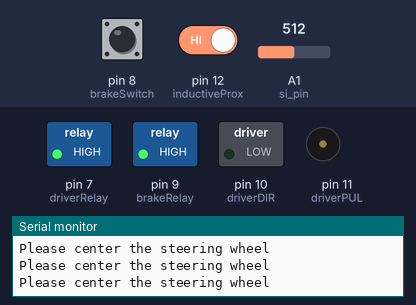
Recording of a program running on a simulated Arduino Mega 2560, built with avr-gcc and run on an emulated ATmega2560. On the bench: switched loads named in the program (green lamp = pin HIGH), buzzer (waves = sounding), the last lines printed to the serial monitor. The test bench sets the inputs (shaded band); at power-on: pin 12 (inductiveProx) HIGH, A1 (si_pin) = 512, pin 8 (brakeSwitch) LOW. Pins used as bus, display or sensor lines are not drawn.

Above: at 1.2 s.
1.3 s: pin 12 (inductiveProx) driven LOW
At 2.5 s:
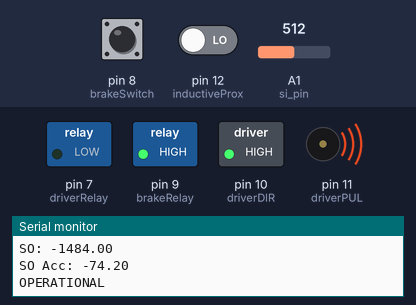
2.8 s: A1 (si_pin) set to 290
At 3.2 s:
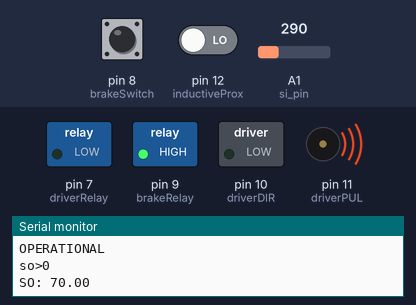
4.3 s: pin 8 (brakeSwitch) pulled HIGH for 0.15 s
At 5.0 s:
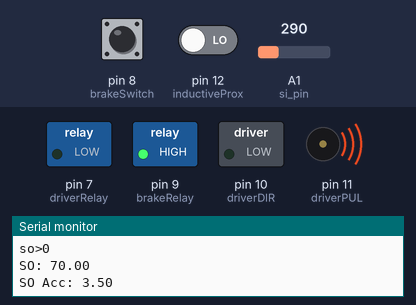
6.0 s: A1 (si_pin) set to 900
At 6.7 s:
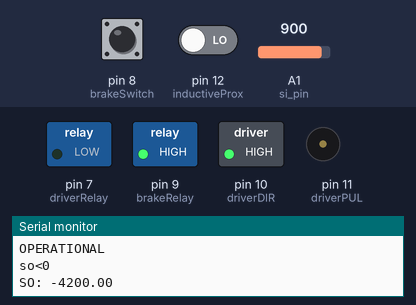
7.5 s: pin 8 (brakeSwitch) pulled HIGH for 1 s
At 8.3 s:
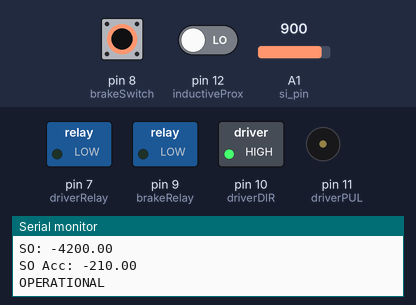
10.0 s: pin 8 (brakeSwitch) pulled HIGH for 3.2 s
At 13.9 s:
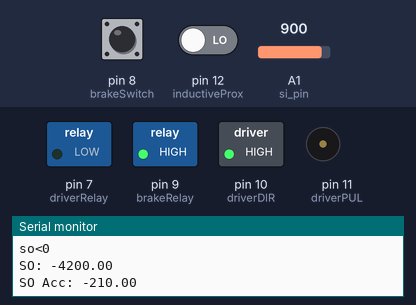
Timing chart, 0 to 15.4 s (numbered marks = the images above; inputs shaded):
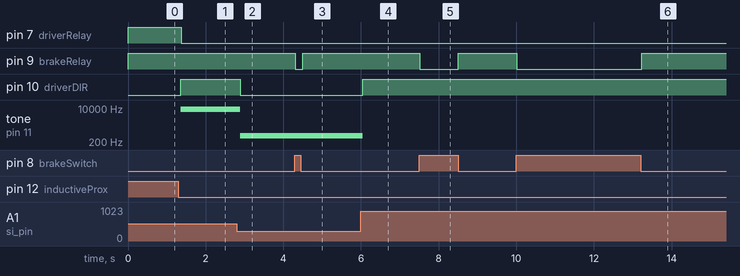

Measured:
- after the input at 1.3 s, pin 7 (driverRelay): HIGH → LOW after 0.07 s; pin 10 (driverDIR): LOW → HIGH after 0.06 s; tone on pin 11 (driverPUL): silent → 8705 Hz after 0.06 s
- after the input at 2.8 s, pin 10 (driverDIR): HIGH → LOW after 0.09 s; tone on pin 11 (driverPUL): 8705 Hz → 410 Hz after 0.09 s
- after the input at 4.3 s, pin 9 (brakeRelay): HIGH → LOW at once, → HIGH 0.18 s later
- after the input at 6.0 s, pin 10 (driverDIR): LOW → HIGH after 0.05 s; tone on pin 11 (driverPUL): 410 Hz → silent after 0.05 s
- after the input at 7.5 s, pin 9 (brakeRelay): HIGH → LOW at once, → HIGH 0.99 s later
- after the input at 10.0 s, pin 9 (brakeRelay): HIGH → LOW at once, → HIGH 3.2 s later

The program:

main.cpp
```cpp
#include <Arduino.h>

#define si_pin A1
// test
/*
Proportional Control

sp = Set Point
so = System Output (Sensor Sensed Value)
si = System Input
e = Error
k = Proportional Gain Factor
b = Bias
sp = 1.5V = 300 ADC Bit

so = K * e + b
e = sp - so

A+ A- B+ B-
GR BLK RED BLU
*/

float si, e, so, integral, derivative, ePrevious = 0;
const int controlMode = 0;

const float sp = 300;

const float Kp = 7.0; //5
const float Ki = 0.01;
const float Kd = 1.0;

const float b = 0;

/*
Stepper Motor

Pin PUL dikasih pulse buat ngatur kecepatan, freq up, speed up
Pin DIR dikasih HIGH/LOW buat ngatur arah
Dri datasheet: Pulse Frequency Max = 200K (harusnya Hz, tpi di ds cm tulis 200K)

+/- dari so buat ngatur DIR, nilai dari so buat ngatur frekuensi pulse
Kalo terlalu lambat atau kurang cepat banting setirnya, Gain (K) nya diganti
*/

#define driverPUL 11
#define driverDIR 10
#define brakeRelay 9
#define brakeSwitch 8
#define inductiveProx 12

int driverRelay = 7;

float stepperOut = 0;
float stepperPulseDelay = 0;

unsigned long lastSerialPrintTime = 0;
int brakeSwitchState = 0;
int steerPosCenter = 0;
int steerPosOK = 0;
int accumulated = 0;
int limitDirection = 0;
float soAccumulated = 0;
unsigned long lastAccumulationTime = 0;

void setFrequency(uint32_t frequency, uint8_t pin)
{
  // === Special case: stop output ===
  if (frequency == 0)
  {
    // Disable Timer1
    TCCR1A = 0;
    TCCR1B = 0;

    // Ensure pin is not toggling anymore
    pinMode(pin, OUTPUT);
    digitalWrite(pin, LOW);

    // Serial.println("Output stopped.");
    return;
  }

  // Ensure the frequency is within limits
  if (frequency > 2000000)
  {
    // Serial.println("Frequency out of range (1Hz to 2MHz)");
    return;
  }

  // Calculate the timer settings
  uint16_t prescaler = 1; // Default prescaler
  uint32_t ocrValue = 16000000 / (2 * prescaler * frequency);

  // Adjust the prescaler and OCR value for different frequency ranges
  if (ocrValue > 65535)
  {
    prescaler = 8;
    ocrValue = 16000000 / (2 * prescaler * frequency);
  }
  if (ocrValue > 65535)
  {
    prescaler = 64;
    ocrValue = 16000000 / (2 * prescaler * frequency);
  }
  if (ocrValue > 65535)
  {
    prescaler = 256;
    ocrValue = 16000000 / (2 * prescaler * frequency);
  }
  if (ocrValue > 65535)
  {
    prescaler = 1024;
    ocrValue = 16000000 / (2 * prescaler * frequency);
  }

  if (ocrValue > 65535)
  {
    Serial.println("Frequency too low for this configuration.");
    return;
  }

  // Set the pin as output
  pinMode(pin, OUTPUT);

  // Configure Timer1
  TCCR1A = 0; // Clear Timer/Counter Control Registers
  TCCR1B = 0;
  TCCR1A = (1 << COM1A0); // Toggle pin on compare match
  TCCR1B = (1 << WGM12);  // CTC mode

  // Set the appropriate prescaler
  switch (prescaler)
  {
  case 1:
    TCCR1B |= (1 << CS10);
    break;
  case 8:
    TCCR1B |= (1 << CS11);
    break;
  case 64:
    TCCR1B |= (1 << CS11) | (1 << CS10);
    break;
  case 256:
    TCCR1B |= (1 << CS12);
    break;
  case 1024:
    TCCR1B |= (1 << CS12) | (1 << CS10);
    break;
  }

  // Set the output compare register value
  OCR1A = ocrValue - 1;

  // Attach the pin to Timer1 (only available on certain pins)
  if (pin == 11)
  {
    TCCR1A |= (1 << COM1A0); // Connect Timer1 to pin 11 (OC1A)
  }
  else if (pin == 12)
  {
    TCCR1A |= (1 << COM1B0); // Connect Timer1 to pin 12 (OC1B)
  }
  else
  {
    Serial.println("Invalid pin for Timer1 output.");
    return;
  }
}

void readMS()
{
  si = analogRead(si_pin);

  // Proportional Control
  e = sp - si;

  // Integral Control
  // integral = integral + e;

  // integral = integral + e;

  if ((e > 0 && ePrevious < 0) || (e < 0 && ePrevious > 0))
  {
    // integral = 0; // Reset integral on error sign change
  }
  else if (integral >= 10000)
  {
    integral = 10000;
  }
  else if (integral <= -10000)
  {
    integral = -10000;
  }

  // Derivative Control
  derivative = ePrevious - e;
  ePrevious = e;

  switch (controlMode)
  {
  case 0: // Proportional control
    so = Kp * e + b;
    break;
  case 1: // Integral control
    so = Ki * integral + b;
    break;
  case 2: // Derivative control
    so = Kd * derivative + b;
    break;
  case 3: // Proportional + Integral control
    so = Kp * e + Ki * integral + b;
    break;
  case 4: // Proportional + Derivative control
    so = Kp * e + Kd * derivative + b;
    break;
  case 5: // Integral + Derivative control
    so = Ki * integral + Kd * derivative + b;
    break;
  case 6: // Proportional + Integral + Derivative control
    so = Kp * e + Ki * integral + Kd * derivative + b;
    break;
  default: // Invalid control mode
    so = 0;
    break;
  }

  // Serial.print("System Input: ");
  // Serial.println(si);
  // Serial.print("Error: ");
  // Serial.println(e);
  // Serial.print("System Output: ");
  // Serial.println(so);
}

void stepperControl()
{
  stepperOut = abs(so);
  if (stepperOut > 1023)
    stepperOut = 1023;

  stepperOut = map(abs(so), 0, 1023, 0, 6000); // 7000

  unsigned long currentMillis = millis();
  if (currentMillis - lastAccumulationTime >= 20) // shorter interval → smoother
  {
    Serial.print("SO: ");
    Serial.println(so);
    lastAccumulationTime = currentMillis;
    soAccumulated += (so / 20.0); //Klo mau limit, ini dinyalakan

    Serial.print("SO Acc: ");
    Serial.println(soAccumulated);

    if (soAccumulated > 300)
    {
      accumulated = 1;
      limitDirection = +1; // right side limit
      Serial.println(">>> Right limit reached <<<");
    }
    else if (soAccumulated < -300)
    {
      accumulated = 1;
      limitDirection = -1; // left side limit
      Serial.println(">>> Left limit reached <<<");
    }
  }

  // Safety logic
  if (accumulated == 0)
  // if (true)
  {
    Serial.println("OPERATIONAL");
    // Normal operation
    if (so > 0)
    {
      digitalWrite(driverDIR, LOW); // Klo ganti driver ini disesuaikan
      setFrequency(stepperOut, driverPUL);
      Serial.println("so>0");
    }
    else if (so < 0)
    {
      digitalWrite(driverDIR, HIGH); // Klo ganti driver ini disesuaikan
      setFrequency(stepperOut, driverPUL);
      Serial.println("so<0");
    }
    else
    {
      setFrequency(0, driverPUL);
      Serial.println("STOP");
    }
  }
  // else
  // {
  //   // Limit reached: only allow opposite direction
  //   if (limitDirection == +1 && so < 0)
  //   {
  //     // allow left movement
  //     digitalWrite(driverDIR, LOW);
  //     setFrequency(stepperOut, driverPUL);
  //   }
  //   else if (limitDirection == -1 && so > 0)
  //   {
  //     // allow right movement
  //     digitalWrite(driverDIR, HIGH);
  //     setFrequency(stepperOut, driverPUL);
  //   }
  //   else
  //   {
  //     // block further movement
  //     setFrequency(0, driverPUL);
  //   }
  // }
}

void printSerialData()
{
  unsigned long currentMillis = millis();
  if (currentMillis - lastSerialPrintTime >= 100)
  {
    lastSerialPrintTime = currentMillis;

    Serial.print("System Input: ");
    Serial.print(si);
    Serial.print("\tError: ");
    Serial.print(e);
    Serial.print("\tIntegral: ");
    Serial.print(integral);
    Serial.print("\tDerivative: ");
    Serial.print(derivative);
    Serial.print("\tSystem Output: ");
    Serial.print(so);
    Serial.print("\tStepper Output Freq: ");
    Serial.print(stepperOut);

    // Setir ke kanan, CCW. kiri CW
    if (so > 0)
    {
      // digitalWrite(driverDIR, LOW);
      // setFrequency(stepperOut, driverPUL);
      Serial.println("\tCW");
    }
    else if (so < 0)
    {
      // digitalWrite(driverDIR, HIGH);
      // setFrequency(stepperOut, driverPUL);
      Serial.println("\tCCW");
    }
    else
    {
      // setFrequency(0, driverPUL);
    }

    integral = integral + e;
  }
}

void setup()
{
  pinMode(driverPUL, OUTPUT);
  pinMode(driverDIR, OUTPUT);
  pinMode(brakeRelay, OUTPUT);
  pinMode(brakeSwitch, INPUT);
  pinMode(inductiveProx, INPUT);

  digitalWrite(brakeRelay, HIGH);
  pinMode(driverRelay, OUTPUT);
  digitalWrite(driverRelay, HIGH);

  Serial.begin(9600);
  Serial.println("Start");

  steerPosCenter = digitalRead(inductiveProx);

  // setFrequency(2000, driverPUL);
  // digitalWrite(driverDIR, LOW);
}

void loop()
{
  steerPosCenter = digitalRead(inductiveProx);

  if (steerPosCenter == LOW)
  {
    steerPosOK = 1;
    soAccumulated = 0;  // Reset accumulator
    accumulated = 0;    // Clear limit
    limitDirection = 0; // Clear direction

    digitalWrite(driverRelay, LOW);
  }
  else if (steerPosOK == 0 && steerPosCenter == HIGH)
  {
    Serial.println("Please center the steering wheel");
  }

  steerPosCenter = digitalRead(inductiveProx);

  if (steerPosCenter == LOW)
  {
    steerPosOK = 1;
    soAccumulated = 0; // Reset accumulator
    accumulated = 0;
  }
  else if (steerPosOK == 0 && steerPosCenter == HIGH)
  {
    Serial.println("Please center the steering wheel");
  }

  if (steerPosOK)
  {
    readMS();
    stepperControl();
    // printSerialData();
  }

  brakeSwitchState = digitalRead(brakeSwitch);

  if (brakeSwitchState == HIGH)
  {
    digitalWrite(brakeRelay, LOW);
  }
  else
  {
    digitalWrite(brakeRelay, HIGH);
  }
}

/*
Reference

INI BUAT DRIVER LAMA

Remarks from HBS86H Hybrid Stepper Servo Driver Manual
a. t1: ENA must be ahead of DIR by at least 5μ s. Usually, ENA+ and
ENA- are NC (not connected).
b. t2: DIR must be ahead of PUL active edge by 6μ s to ensure correct
direction;
c. t3: Pulse width not less than 2.5μs;
d. t4: Low level width not less than 2.5μs.

ArduinoPWM
https://docs.arduino.cc/learn/microcontrollers/analog-output/

Control Stepper Motor with Arduino by dronebotworkshop
https://dronebotworkshop.com/big-stepper-motors/
*/
```
